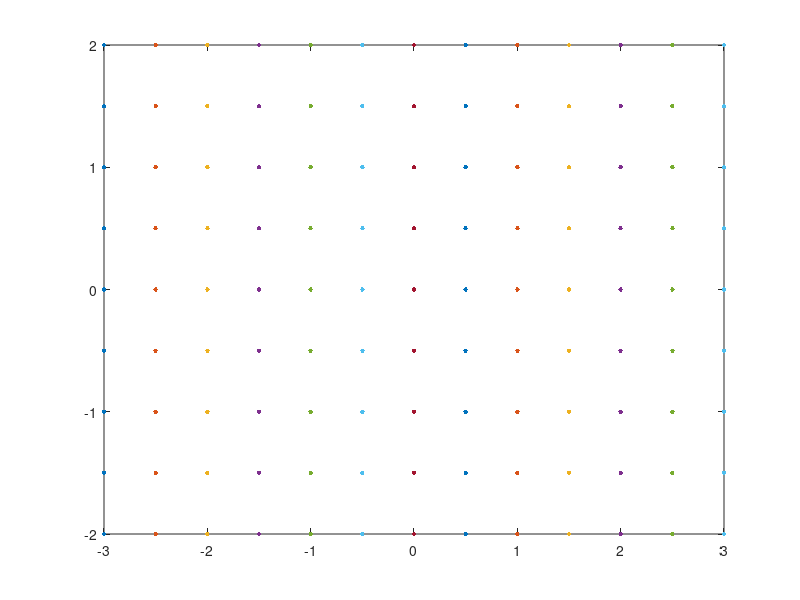

MATLAB code for this plot:
% Definir vectores x e y
x = -3:0.5:3;
y = -2:0.5:2;

% Crear matrices X e Y
[X, Y] = meshgrid(x, y);

% Graficar la malla
figure
plot(X, Y, '.', 'MarkerSize', 10)
